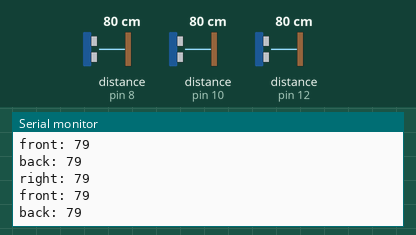
The sketch below on a simulated Arduino Uno, built with avr-gcc and run on an emulated ATmega328P. On the bench: the last lines printed to the serial monitor. Wiring (inferred from the names in the program): 3 × ultrasonic range finder: trigger pin 7, echo pin 8 / trigger pin 9, echo pin 10 / trigger pin 11, echo pin 12. The test bench sets the inputs (shaded band); at power-on: distance to the obstacle (sensors on pin 8, pin 10, pin 12) 80 cm. The echo pulse lasts 58.3 µs per cm.

Above: at 2.3 s.
2.4 s: distance to the obstacle (sensor on pin 8) set to 2 cm
At 2.9 s:
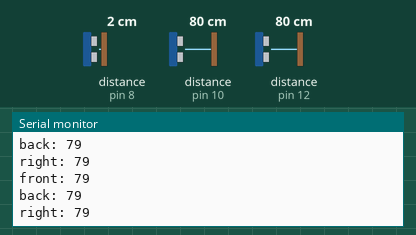
4.5 s: distance to the obstacle (sensor on pin 10) set to 2 cm
At 5.0 s:
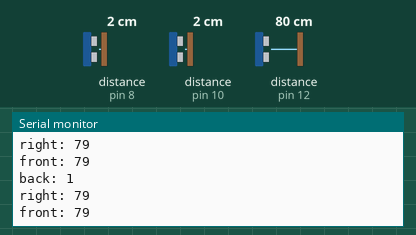
6.6 s: distance to the obstacle (sensor on pin 12) set to 2 cm
At 7.0 s:
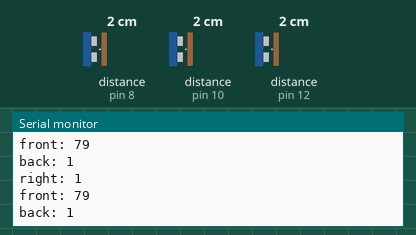
8.7 s: distance to the obstacle (sensor on pin 8) set to 4 cm
At 8.7 s:
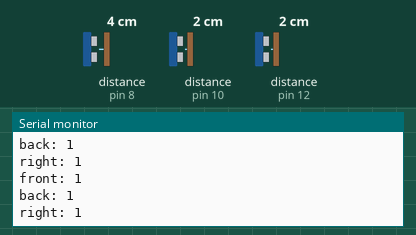
10.8 s: distance to the obstacle (sensor on pin 10) set to 4 cm
At 11.5 s:
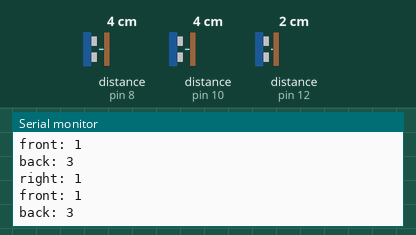
12.9 s: distance to the obstacle (sensor on pin 12) set to 4 cm
At 13.5 s:
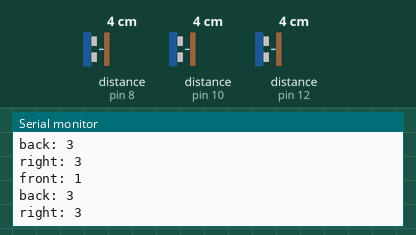
Timing chart, 0 to 15.9 s (numbered marks = the images above; inputs shaded):
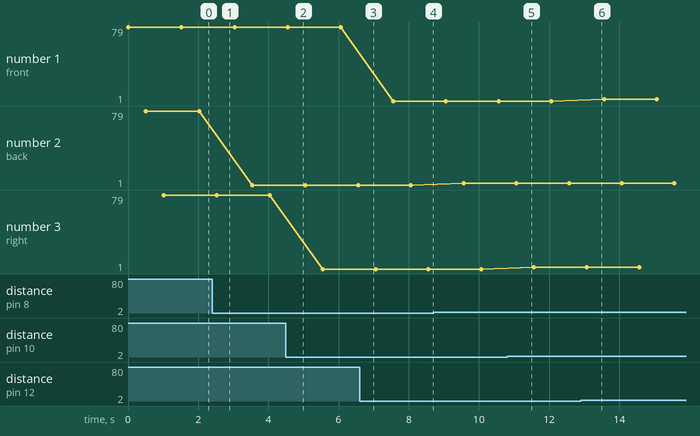

Measured:
- plotted number 2: 79 → 1 after the input at 2.4 s, 1 → 3 after the input at 8.7 s

The sketch:

sensors.ino
```cpp
#define EchoFront 12
#define TrigFront 11
#define EchoBack 8
#define TrigBack 7
#define EchoRight 10
#define TrigRight 9

int distance_f = 0;

int distance_r = 0;

int distance_b = 0;

void setup() {
  // put your setup code here, to run once:

   pinMode(TrigFront, OUTPUT);
   pinMode(EchoFront, INPUT);
   pinMode(TrigBack, OUTPUT);
   pinMode(EchoBack, INPUT);
   pinMode(TrigRight, OUTPUT);
   pinMode(EchoRight, INPUT);
   Serial.begin(9600);

}
void loop() {
  // put your main code here, to run repeatedly:
   distance_f = distance(TrigFront,EchoFront);
   Serial.print("front: ");
   Serial.println(distance_f);
   delay(500);
   distance_b = distance(TrigBack,EchoBack);
   Serial.print("back: ");
   Serial.println(distance_b);
   delay(500);
   distance_r = distance(TrigRight,EchoRight);
   Serial.print("right: ");
   Serial.println(distance_r);
   delay(500);
}

int distance(int TriggerPin, int EchoPin){
   long duration, distanceCm;
   digitalWrite(TriggerPin, LOW);
   delayMicroseconds(4);
   digitalWrite(TriggerPin, HIGH);
   delayMicroseconds(10);
   digitalWrite(TriggerPin, LOW);
   duration = pulseIn(EchoPin, HIGH);
   distanceCm = duration * 10 / 292/ 2;
   return distanceCm;
}
```
